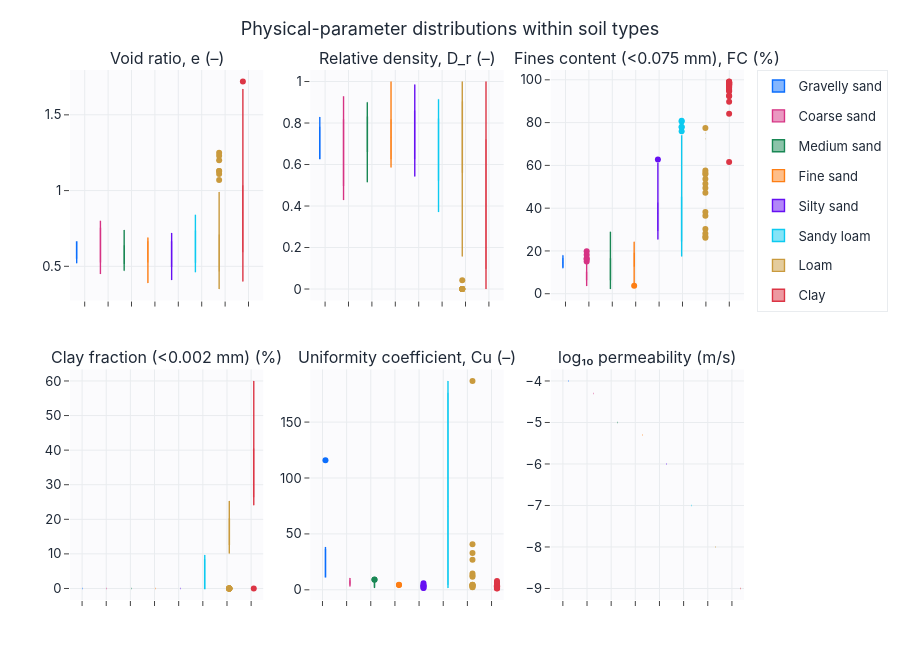

The cell this chart's notebook holds for it:
### Markdown cell above
## Распределения физических параметров внутри типов грунта

### Code cell
cols = ["e", "D_r", "fines_content", "clay_fraction", "Cu", "log10_permeability"]
box_grid(meta, value_cols=cols, group_col="soil_type", group_order=soil_present,
         group_labels=SOIL_DISPLAY_NAMES_EN, titles=[FEATURE_AXIS_LABELS_EN.get(c, c) for c in cols],
         n_cols=3, title="Physical-parameter distributions within soil types",
         save=SAVE_FIGS, fig_id="1_2_params_by_soil").show()

### Figure 1 — Plotly figure (JSON) as saved in the notebook; plotly's stock layout.template omitted (floating-point values rounded to 4 significant figures; data arrays with more than 128 entries replaced by an {"elided": "..."} marker saying what was removed)
{"data": [{"boxmean": true, "legendgroup": "Gravelly sand", "line": {"width": 1.4}, "marker": {"color": "#0b6efd"}, "name": "Gravelly sand", "showlegend": true, "type": "box", "xaxis": "x", "y": [0.66, 0.66, 0.66, 0.66, 0.66, 0.52, 0.52], "yaxis": "y"}, {"boxmean": true, "legendgroup": "Coarse sand", "line": {"width": 1.4}, "marker": {"color": "#d63384"}, "name": "Coarse sand", "showlegend": true, "type": "box", "xaxis": "x", "y": [0.63, 0.63, 0.63, 0.63, 0.63, 0.63, 0.75, 0.75, 0.75, 0.75, 0.75, 0.75, 0.53, 0.53, 0.53, 0.53, 0.53, 0.53, 0.61, 0.61, 0.61, 0.61, 0.61, 0.61, 0.45, 0.45, 0.45, 0.45, 0.45, 0.45, 0.66, 0.5, 0.61, 0.67, 0.66, 0.8, 0.79, 0.79, 0.8, 0.79, 0.8, 0.66, 0.67, 0.66, 0.67, 0.45, 0.45, 0.45, 0.45, 0.45, 0.45, 0.63, 0.63, 0.63, 0.63, 0.63, 0.63, 0.75, 0.75, 0.75, 0.75, 0.75, 0.75, 0.61, 0.61, 0.61, 0.61, 0.61, 0.61], "yaxis": "y"}, {"boxmean": true, "legendgroup": "Medium sand", "line": {"width": 1.4}, "marker": {"color": "#198754"}, "name": "Medium sand", "showlegend": true, "type": "box", "xaxis": "x", "y": [0.52, 0.52, 0.52, 0.52, 0.52, 0.52, 0.64, 0.64, 0.64, 0.64, 0.64, 0.64, 0.74, 0.74, 0.74, 0.74, 0.74, 0.74, 0.52, 0.52, 0.52, 0.52, 0.52, 0.52, 0.53, 0.53, 0.53, 0.53, 0.53, 0.53, 0.62, 0.62, 0.62, 0.62, 0.62, 0.62, 0.74, 0.52, 0.52, 0.59, 0.6, 0.59, 0.47, 0.6, 0.59, 0.59, 0.6, 0.47, 0.59, 0.6, 0.47, 0.6, 0.6, 0.47, 0.59, 0.47, 0.47, 0.5, 0.62, 0.62, 0.6, 0.49, 0.48, 0.53, 0.53, 0.53, 0.53, 0.53, 0.53, 0.49, 0.49, 0.49, 0.49, 0.49, 0.49, 0.64, 0.64, 0.64, 0.64, 0.64, 0.64, 0.74, 0.74, 0.74, 0.74, 0.74, 0.74, 0.52, 0.52, 0.52, 0.52, 0.52, 0.52, 0.53, 0.53, 0.53, 0.53, 0.53, 0.53], "yaxis": "y"}, {"boxmean": true, "legendgroup": "Fine sand", "line": {"width": 1.4}, "marker": {"color": "#fd7e14"}, "name": "Fine sand", "showlegend": true, "type": "box", "xaxis": "x", "y": [0.69, 0.69, 0.69, 0.69, 0.69, 0.69, 0.53, 0.53, 0.53, 0.53, 0.53, 0.53, 0.65, 0.65, 0.65, 0.65, 0.65, 0.65, 0.52, 0.52, 0.69, 0.69, 0.69, 0.69, 0.69, 0.69, 0.66, 0.66, 0.66, 0.66, 0.66, 0.66, 0.5, 0.53, 0.53, 0.5, 0.53, 0.5, 0.53, 0.5, 0.53, 0.5, 0.5, 0.53, 0.39, 0.4, 0.65, 0.64, 0.64, 0.65, 0.55, 0.55, 0.64, 0.65, 0.56, 0.55, 0.55, 0.55, 0.54, 0.55, 0.56, 0.55, 0.54, 0.54, 0.54, 0.54, 0.54, 0.54, 0.54, 0.54, 0.57, 0.57, 0.57, 0.57, 0.57, 0.57, 0.69, 0.69, 0.69, 0.69, 0.69, 0.69, 0.53, 0.53, 0.53, 0.53, 0.53, 0.53], "yaxis": "y"}, {"boxmean": true, "legendgroup": "Silty sand", "line": {"width": 1.4}, "marker": {"color": "#6610f2"}, "name": "Silty sand", "showlegend": true, "type": "box", "xaxis": "x", "y": [0.72, 0.72, 0.72, 0.72, 0.72, 0.72, 0.66, 0.66, 0.66, 0.66, 0.66, 0.66, 0.53, 0.53, 0.53, 0.53, 0.53, 0.53, 0.48, 0.48, 0.48, 0.48, 0.48, 0.48, 0.55, 0.55, 0.55, 0.55, 0.55, 0.55, 0.41, 0.5, 0.5, 0.5, 0.5, 0.5, 0.5], "yaxis": "y"}, {"boxmean": true, "legendgroup": "Sandy loam", "line": {"width": 1.4}, "marker": {"color": "#0dcaf0"}, "name": "Sandy loam", "showlegend": true, "type": "box", "xaxis": "x", "y": [0.57, 0.64, 0.79, 0.81, 0.84, 0.78, 0.67, 0.7, 0.7, 0.66, 0.61, 0.7, 0.53, 0.54, 0.55, 0.61, 0.5, 0.48, 0.55, 0.46, 0.55, 0.5, 0.47, 0.67, 0.74, 0.79, 0.75, 0.71, 0.7, 0.73, 0.79, 0.73, 0.75, 0.68, 0.74, 0.51, 0.48, 0.55, 0.52, 0.47, 0.51], "yaxis": "y"}, {"boxmean": true, "legendgroup": "Loam", "line": {"width": 1.4}, "marker": {"color": "#c99a3d"}, "name": "Loam", "showlegend": true, "type": "box", "xaxis": "x", "y": {"elided": "164 float values"}, "yaxis": "y"}, {"boxmean": true, "legendgroup": "Clay", "line": {"width": 1.4}, "marker": {"color": "#dc3545"}, "name": "Clay", "showlegend": true, "type": "box", "xaxis": "x", "y": {"elided": "161 float values"}, "yaxis": "y"}, {"boxmean": true, "legendgroup": "Gravelly sand", "line": {"width": 1.4}, "marker": {"color": "#0b6efd"}, "name": "Gravelly sand", "showlegend": false, "type": "box", "xaxis": "x2", "y": [0.6286, 0.6286, 0.6286, 0.6286, 0.6286, 0.8286, 0.8286], "yaxis": "y2"}, {"boxmean": true, "legendgroup": "Coarse sand", "line": {"width": 1.4}, "marker": {"color": "#d63384"}, "name": "Coarse sand", "showlegend": false, "type": "box", "xaxis": "x2", "y": [0.6714, 0.6714, 0.6714, 0.6714, 0.6714, 0.6714, 0.5, 0.5, 0.5, 0.5, 0.5, 0.5, 0.8143, 0.8143, 0.8143, 0.8143, 0.8143, 0.8143, 0.7, 0.7, 0.7, 0.7, 0.7, 0.7, 0.9286, 0.9286, 0.9286, 0.9286, 0.9286, 0.9286, 0.6286, 0.8571, 0.7, 0.6143, 0.6286, 0.4286, 0.4429, 0.4429, 0.4286, 0.4429, 0.4286, 0.6286, 0.6143, 0.6286, 0.6143, 0.9286, 0.9286, 0.9286, 0.9286, 0.9286, 0.9286, 0.6714, 0.6714, 0.6714, 0.6714, 0.6714, 0.6714, 0.5, 0.5, 0.5, 0.5, 0.5, 0.5, 0.7, 0.7, 0.7, 0.7, 0.7, 0.7], "yaxis": "y2"}, {"boxmean": true, "legendgroup": "Medium sand", "line": {"width": 1.4}, "marker": {"color": "#198754"}, "name": "Medium sand", "showlegend": false, "type": "box", "xaxis": "x2", "y": [0.8286, 0.8286, 0.8286, 0.8286, 0.8286, 0.8286, 0.6571, 0.6571, 0.6571, 0.6571, 0.6571, 0.6571, 0.5143, 0.5143, 0.5143, 0.5143, 0.5143, 0.5143, 0.8286, 0.8286, 0.8286, 0.8286, 0.8286, 0.8286, 0.8143, 0.8143, 0.8143, 0.8143, 0.8143, 0.8143, 0.6857, 0.6857, 0.6857, 0.6857, 0.6857, 0.6857, 0.5143, 0.8286, 0.8286, 0.7286, 0.7143, 0.7286, 0.9, 0.7143, 0.7286, 0.7286, 0.7143, 0.9, 0.7286, 0.7143, 0.9, 0.7143, 0.7143, 0.9, 0.7286, 0.9, 0.9, 0.8571, 0.6857, 0.6857, 0.7143, 0.8714, 0.8857, 0.8143, 0.8143, 0.8143, 0.8143, 0.8143, 0.8143, 0.8714, 0.8714, 0.8714, 0.8714, 0.8714, 0.8714, 0.6571, 0.6571, 0.6571, 0.6571, 0.6571, 0.6571, 0.5143, 0.5143, 0.5143, 0.5143, 0.5143, 0.5143, 0.8286, 0.8286, 0.8286, 0.8286, 0.8286, 0.8286, 0.8143, 0.8143, 0.8143, 0.8143, 0.8143, 0.8143], "yaxis": "y2"}, {"boxmean": true, "legendgroup": "Fine sand", "line": {"width": 1.4}, "marker": {"color": "#fd7e14"}, "name": "Fine sand", "showlegend": false, "type": "box", "xaxis": "x2", "y": [0.5857, 0.5857, 0.5857, 0.5857, 0.5857, 0.5857, 0.8143, 0.8143, 0.8143, 0.8143, 0.8143, 0.8143, 0.6429, 0.6429, 0.6429, 0.6429, 0.6429, 0.6429, 0.8286, 0.8286, 0.5857, 0.5857, 0.5857, 0.5857, 0.5857, 0.5857, 0.6286, 0.6286, 0.6286, 0.6286, 0.6286, 0.6286, 0.8571, 0.8143, 0.8143, 0.8571, 0.8143, 0.8571, 0.8143, 0.8571, 0.8143, 0.8571, 0.8571, 0.8143, 1.0, 1.0, 0.6429, 0.6571, 0.6571, 0.6429, 0.7857, 0.7857, 0.6571, 0.6429, 0.7714, 0.7857, 0.7857, 0.7857, 0.8, 0.7857, 0.7714, 0.7857, 0.8, 0.8, 0.8, 0.8, 0.8, 0.8, 0.8, 0.8, 0.7571, 0.7571, 0.7571, 0.7571, 0.7571, 0.7571, 0.5857, 0.5857, 0.5857, 0.5857, 0.5857, 0.5857, 0.8143, 0.8143, 0.8143, 0.8143, 0.8143, 0.8143], "yaxis": "y2"}, {"boxmean": true, "legendgroup": "Silty sand", "line": {"width": 1.4}, "marker": {"color": "#6610f2"}, "name": "Silty sand", "showlegend": false, "type": "box", "xaxis": "x2", "y": [0.5429, 0.5429, 0.5429, 0.5429, 0.5429, 0.5429, 0.6286, 0.6286, 0.6286, 0.6286, 0.6286, 0.6286, 0.8143, 0.8143, 0.8143, 0.8143, 0.8143, 0.8143, 0.8857, 0.8857, 0.8857, 0.8857, 0.8857, 0.8857, 0.7857, 0.7857, 0.7857, 0.7857, 0.7857, 0.7857, 0.9857, 0.8571, 0.8571, 0.8571, 0.8571, 0.8571, 0.8571], "yaxis": "y2"}, {"boxmean": true, "legendgroup": "Sandy loam", "line": {"width": 1.4}, "marker": {"color": "#0dcaf0"}, "name": "Sandy loam", "showlegend": false, "type": "box", "xaxis": "x2", "y": [0.7571, 0.6571, 0.4429, 0.4143, 0.3714, 0.4571, 0.6143, 0.5714, 0.5714, 0.6286, 0.7, 0.5714, 0.8143, 0.8, 0.7857, 0.7, 0.8571, 0.8857, 0.7857, 0.9143, 0.7857, 0.8571, 0.9, 0.6143, 0.5143, 0.4429, 0.5, 0.5571, 0.5714, 0.5286, 0.4429, 0.5286, 0.5, 0.6, 0.5143, 0.8429, 0.8857, 0.7857, 0.8286, 0.9, 0.8429], "yaxis": "y2"}, {"boxmean": true, "legendgroup": "Loam", "line": {"width": 1.4}, "marker": {"color": "#c99a3d"}, "name": "Loam", "showlegend": false, "type": "box", "xaxis": "x2", "y": {"elided": "164 float values"}, "yaxis": "y2"}, {"boxmean": true, "legendgroup": "Clay", "line": {"width": 1.4}, "marker": {"color": "#dc3545"}, "name": "Clay", "showlegend": false, "type": "box", "xaxis": "x2", "y": {"elided": "161 float values"}, "yaxis": "y2"}, {"boxmean": true, "legendgroup": "Gravelly sand", "line": {"width": 1.4}, "marker": {"color": "#0b6efd"}, "name": "Gravelly sand", "showlegend": false, "type": "box", "xaxis": "x3", "y": [14.4, 13.7, 12.3, 17.0, 18.0, 11.9, 13.9], "yaxis": "y3"}, {"boxmean": true, "legendgroup": "Coarse sand", "line": {"width": 1.4}, "marker": {"color": "#d63384"}, "name": "Coarse sand", "showlegend": false, "type": "box", "xaxis": "x3", "y": [6.9, 5.6, 9.9, 7.4, 12.8, 7.6, 18.2, 14.9, 19.9, 16.6, 15.1, 9.2, 9.2, 8.4, 8.3, 6.1, 5.7, 6.6, 6.8, 10.3, 12.6, 7.3, 8.3, 7.1, 10.5, 10.0, 9.4, 8.5, 12.7, 9.7, 5.1, 6.6, 7.6, 7.9, 10.4, 10.5, 6.8, 8.2, 9.7, 7.4, 7.4, 6.6, 6.2, 9.6, 6.2, 9.7, 13.4, 9.2, 8.5, 7.8, 11.9, 8.0, 5.6, 9.1, 5.5, 3.6, 6.9, 5.0, 5.2, 5.6, 8.6, 6.4, 16.1, 4.7, 5.7, 13.3, 9.4, 4.3, 7.7], "yaxis": "y3"}, {"boxmean": true, "legendgroup": "Medium sand", "line": {"width": 1.4}, "marker": {"color": "#198754"}, "name": "Medium sand", "showlegend": false, "type": "box", "xaxis": "x3", "y": [22.0, 17.9, 22.6, 24.0, 10.7, 23.9, 6.4, 10.3, 7.0, 4.4, 8.1, 9.2, 3.2, 11.2, 12.6, 15.1, 14.3, 17.3, 4.9, 6.2, 10.5, 12.7, 10.8, 14.5, 7.7, 6.1, 17.6, 9.8, 19.5, 14.3, 21.6, 17.8, 15.4, 17.0, 18.1, 6.6, 27.4, 3.8, 25.2, 19.1, 6.7, 29.0, 14.7, 8.3, 23.2, 13.8, 7.4, 6.1, 21.6, 4.4, 12.4, 8.0, 8.8, 8.1, 13.7, 9.0, 8.5, 6.6, 6.4, 10.5, 6.6, 10.8, 17.5, 14.7, 17.9, 20.4, 24.0, 19.0, 16.6, 17.9, 13.9, 11.1, 12.8, 11.0, 7.5, 5.6, 5.3, 7.3, 4.6, 4.8, 8.8, 5.1, 4.7, 2.2, 3.0, 11.8, 3.3, 6.6, 3.9, 6.8, 4.8, 4.8, 4.5, 4.9, 8.1, 8.4, 13.1, 6.7, 8.6], "yaxis": "y3"}, {"boxmean": true, "legendgroup": "Fine sand", "line": {"width": 1.4}, "marker": {"color": "#fd7e14"}, "name": "Fine sand", "showlegend": false, "type": "box", "xaxis": "x3", "y": [20.3, 16.3, 13.8, 6.7, 18.8, 13.7, 9.9, 18.6, 14.8, 20.9, 18.0, 17.3, 16.3, 18.8, 23.4, 15.4, 14.9, 17.6, 8.4, 12.6, 12.0, 20.6, 20.5, 9.4, 14.5, 17.4, 23.7, 22.5, 23.3, 22.5, 18.8, 22.6, 15.9, 18.8, 17.5, 23.1, 16.9, 20.4, 22.0, 13.4, 24.1, 24.3, 18.1, 23.5, 12.1, 16.0, 4.2, 3.7, 5.9, 4.5, 17.7, 15.4, 4.7, 6.5, 12.1, 10.3, 12.5, 13.6, 16.9, 15.7, 12.3, 12.7, 23.4, 21.6, 14.6, 18.0, 13.9, 11.4, 14.6, 13.1, 19.3, 14.8, 18.0, 17.7, 16.0, 23.4, 16.6, 16.1, 16.7, 12.4, 12.3, 13.3, 18.2, 16.8, 12.2, 21.3, 18.9, 17.5], "yaxis": "y3"}, {"boxmean": true, "legendgroup": "Silty sand", "line": {"width": 1.4}, "marker": {"color": "#6610f2"}, "name": "Silty sand", "showlegend": false, "type": "box", "xaxis": "x3", "y": [37.4, 36.6, 48.0, 51.7, 39.3, 39.3, 38.3, 26.7, 30.2, 29.8, 62.8, 30.6, 42.0, 42.8, 27.8, 34.5, 42.1, 61.2, 39.6, 36.6, 25.5, 36.9, 43.7, 36.5, 29.0, 38.1, 36.7, 50.0, 42.9, 39.9, 47.4, 26.7, 26.1, 26.7, 25.4, 29.0, 33.9], "yaxis": "y3"}, {"boxmean": true, "legendgroup": "Sandy loam", "line": {"width": 1.4}, "marker": {"color": "#0dcaf0"}, "name": "Sandy loam", "showlegend": false, "type": "box", "xaxis": "x3", "y": [45.0, 45.0, 45.0, 45.0, 45.0, 45.0, 45.0, 45.0, 45.0, 45.0, 45.0, 45.0, 30.2, 29.9, 26.7, 34.5, 26.5, 23.7, 24.4, 21.7, 23.4, 24.8, 23.8, 45.0, 45.0, 45.0, 45.0, 45.0, 45.0, 78.1, 80.9, 80.5, 77.8, 74.1, 76.0, 19.4, 17.4, 26.6, 19.2, 21.4, 22.0], "yaxis": "y3"}, {"boxmean": true, "legendgroup": "Loam", "line": {"width": 1.4}, "marker": {"color": "#c99a3d"}, "name": "Loam", "showlegend": false, "type": "box", "xaxis": "x3", "y": {"elided": "164 float values"}, "yaxis": "y3"}, {"boxmean": true, "legendgroup": "Clay", "line": {"width": 1.4}, "marker": {"color": "#dc3545"}, "name": "Clay", "showlegend": false, "type": "box", "xaxis": "x3", "y": {"elided": "161 float values"}, "yaxis": "y3"}, {"boxmean": true, "legendgroup": "Gravelly sand", "line": {"width": 1.4}, "marker": {"color": "#0b6efd"}, "name": "Gravelly sand", "showlegend": false, "type": "box", "xaxis": "x4", "y": [0.0, 0.0, 0.0, 0.0, 0.0, 0.0, 0.0], "yaxis": "y4"}, {"boxmean": true, "legendgroup": "Coarse sand", "line": {"width": 1.4}, "marker": {"color": "#d63384"}, "name": "Coarse sand", "showlegend": false, "type": "box", "xaxis": "x4", "y": [0.0, 0.0, 0.0, 0.0, 0.0, 0.0, 0.0, 0.0, 0.0, 0.0, 0.0, 0.0, 0.0, 0.0, 0.0, 0.0, 0.0, 0.0, 0.0, 0.0, 0.0, 0.0, 0.0, 0.0, 0.0, 0.0, 0.0, 0.0, 0.0, 0.0, 0.0, 0.0, 0.0, 0.0, 0.0, 0.0, 0.0, 0.0, 0.0, 0.0, 0.0, 0.0, 0.0, 0.0, 0.0, 0.0, 0.0, 0.0, 0.0, 0.0, 0.0, 0.0, 0.0, 0.0, 0.0, 0.0, 0.0, 0.0, 0.0, 0.0, 0.0, 0.0, 0.0, 0.0, 0.0, 0.0, 0.0, 0.0, 0.0], "yaxis": "y4"}, {"boxmean": true, "legendgroup": "Medium sand", "line": {"width": 1.4}, "marker": {"color": "#198754"}, "name": "Medium sand", "showlegend": false, "type": "box", "xaxis": "x4", "y": [0.0, 0.0, 0.0, 0.0, 0.0, 0.0, 0.0, 0.0, 0.0, 0.0, 0.0, 0.0, 0.0, 0.0, 0.0, 0.0, 0.0, 0.0, 0.0, 0.0, 0.0, 0.0, 0.0, 0.0, 0.0, 0.0, 0.0, 0.0, 0.0, 0.0, 0.0, 0.0, 0.0, 0.0, 0.0, 0.0, 0.0, 0.0, 0.0, 0.0, 0.0, 0.0, 0.0, 0.0, 0.0, 0.0, 0.0, 0.0, 0.0, 0.0, 0.0, 0.0, 0.0, 0.0, 0.0, 0.0, 0.0, 0.0, 0.0, 0.0, 0.0, 0.0, 0.0, 0.0, 0.0, 0.0, 0.0, 0.0, 0.0, 0.0, 0.0, 0.0, 0.0, 0.0, 0.0, 0.0, 0.0, 0.0, 0.0, 0.0, 0.0, 0.0, 0.0, 0.0, 0.0, 0.0, 0.0, 0.0, 0.0, 0.0, 0.0, 0.0, 0.0, 0.0, 0.0, 0.0, 0.0, 0.0, 0.0], "yaxis": "y4"}, {"boxmean": true, "legendgroup": "Fine sand", "line": {"width": 1.4}, "marker": {"color": "#fd7e14"}, "name": "Fine sand", "showlegend": false, "type": "box", "xaxis": "x4", "y": [0.0, 0.0, 0.0, 0.0, 0.0, 0.0, 0.0, 0.0, 0.0, 0.0, 0.0, 0.0, 0.0, 0.0, 0.0, 0.0, 0.0, 0.0, 0.0, 0.0, 0.0, 0.0, 0.0, 0.0, 0.0, 0.0, 0.0, 0.0, 0.0, 0.0, 0.0, 0.0, 0.0, 0.0, 0.0, 0.0, 0.0, 0.0, 0.0, 0.0, 0.0, 0.0, 0.0, 0.0, 0.0, 0.0, 0.0, 0.0, 0.0, 0.0, 0.0, 0.0, 0.0, 0.0, 0.0, 0.0, 0.0, 0.0, 0.0, 0.0, 0.0, 0.0, 0.0, 0.0, 0.0, 0.0, 0.0, 0.0, 0.0, 0.0, 0.0, 0.0, 0.0, 0.0, 0.0, 0.0, 0.0, 0.0, 0.0, 0.0, 0.0, 0.0, 0.0, 0.0, 0.0, 0.0, 0.0, 0.0], "yaxis": "y4"}, {"boxmean": true, "legendgroup": "Silty sand", "line": {"width": 1.4}, "marker": {"color": "#6610f2"}, "name": "Silty sand", "showlegend": false, "type": "box", "xaxis": "x4", "y": [0.0, 0.0, 0.0, 0.0, 0.0, 0.0, 0.0, 0.0, 0.0, 0.0, 0.0, 0.0, 0.0, 0.0, 0.0, 0.0, 0.0, 0.0, 0.0, 0.0, 0.0, 0.0, 0.0, 0.0, 0.0, 0.0, 0.0, 0.0, 0.0, 0.0, 0.0, 0.0, 0.0, 0.0, 0.0, 0.0, 0.0], "yaxis": "y4"}, {"boxmean": true, "legendgroup": "Sandy loam", "line": {"width": 1.4}, "marker": {"color": "#0dcaf0"}, "name": "Sandy loam", "showlegend": false, "type": "box", "xaxis": "x4", "y": [8.82, 9.24, 8.26, 8.96, 8.96, 8.68, 8.26, 7.7, 7.56, 7.28, 8.82, 9.66, 0.0, 0.0, 0.0, 0.0, 0.0, 0.0, 0.0, 0.0, 0.0, 0.0, 0.0, 6.72, 8.26, 5.46, 6.72, 7.0, 9.52, 0.0, 0.0, 0.0, 0.0, 0.0, 0.0, 0.0, 0.0, 0.0, 0.0, 0.0, 0.0], "yaxis": "y4"}, {"boxmean": true, "legendgroup": "Loam", "line": {"width": 1.4}, "marker": {"color": "#c99a3d"}, "name": "Loam", "showlegend": false, "type": "box", "xaxis": "x4", "y": {"elided": "164 float values"}, "yaxis": "y4"}, {"boxmean": true, "legendgroup": "Clay", "line": {"width": 1.4}, "marker": {"color": "#dc3545"}, "name": "Clay", "showlegend": false, "type": "box", "xaxis": "x4", "y": {"elided": "161 float values"}, "yaxis": "y4"}, {"boxmean": true, "legendgroup": "Gravelly sand", "line": {"width": 1.4}, "marker": {"color": "#0b6efd"}, "name": "Gravelly sand", "showlegend": false, "type": "box", "xaxis": "x5", "y": [29.31, 27.77, 11.12, 11.22, 12.64, 115.8, 38.2], "yaxis": "y5"}, {"boxmean": true, "legendgroup": "Coarse sand", "line": {"width": 1.4}, "marker": {"color": "#d63384"}, "name": "Coarse sand", "showlegend": false, "type": "box", "xaxis": "x5", "y": [3.582, 3.047, 7.359, 5.961, 10.56, 5.326, 8.609, 9.244, 9.719, 8.94, 7.956, 8.149, 9.765, 7.458, 8.752, 5.091, 4.782, 8.419, 5.215, 7.805, 7.97, 6.036, 5.407, 5.315, 8.612, 8.393, 7.647, 6.516, 10.39, 9.794, 5.663, 3.835, 5.909, 5.854, 6.834, 7.14, 6.069, 6.408, 7.115, 5.759, 7.086, 5.155, 5.577, 7.118, 5.42, 6.671, 9.334, 5.929, 4.903, 5.227, 7.621, 6.37, 3.91, 6.684, 3.991, 3.346, 3.989, 3.601, 4.06, 4.119, 7.749, 3.722, 8.585, 3.199, 5.114, 8.864, 6.416, 4.739, 5.419], "yaxis": "y5"}, {"boxmean": true, "legendgroup": "Medium sand", "line": {"width": 1.4}, "marker": {"color": "#198754"}, "name": "Medium sand", "showlegend": false, "type": "box", "xaxis": "x5", "y": [5.434, 6.022, 4.887, 6.306, 5.363, 9.141, 2.981, 3.969, 3.127, 3.078, 3.683, 5.443, 2.706, 6.502, 7.14, 6.582, 5.538, 7.687, 3.999, 3.821, 5.186, 6.749, 4.701, 5.51, 3.751, 3.882, 5.069, 3.367, 4.674, 3.999, 6.463, 4.255, 8.111, 4.313, 4.725, 3.384, 5.097, 2.801, 4.977, 6.061, 3.973, 7.267, 6.169, 3.065, 5.369, 7.089, 3.374, 3.465, 5.633, 3.766, 5.526, 3.221, 3.134, 3.33, 7.908, 5.687, 3.287, 3.766, 3.627, 4.225, 4.109, 4.386, 8.895, 3.717, 4.573, 6.863, 5.194, 6.723, 5.292, 4.299, 4.374, 3.286, 3.807, 3.423, 3.056, 3.664, 2.892, 3.336, 3.235, 3.094, 4.356, 2.085, 2.71, 1.725, 2.675, 6.509, 2.257, 3.49, 3.589, 3.45, 2.826, 3.268, 3.363, 3.817, 3.355, 3.96, 5.129, 3.693, 3.681], "yaxis": "y5"}, {"boxmean": true, "legendgroup": "Fine sand", "line": {"width": 1.4}, "marker": {"color": "#fd7e14"}, "name": "Fine sand", "showlegend": false, "type": "box", "xaxis": "x5", "y": [4.457, 2.799, 3.045, 2.276, 3.177, 3.363, 2.972, 2.34, 3.632, 2.91, 3.782, 3.267, 2.356, 2.948, 2.768, 2.398, 3.508, 3.578, 1.981, 2.606, 2.39, 2.668, 2.626, 2.099, 2.972, 2.5, 3.081, 3.016, 3.162, 3.044, 2.475, 2.479, 2.392, 3.052, 2.999, 2.929, 2.84, 2.576, 3.081, 2.12, 2.637, 2.478, 2.704, 2.923, 2.426, 2.795, 1.969, 1.851, 1.881, 2.015, 2.215, 2.088, 2.114, 2.065, 2.053, 1.98, 1.962, 2.043, 2.337, 2.183, 2.175, 2.182, 2.385, 2.34, 2.898, 3.337, 3.245, 2.488, 3.347, 3.024, 3.153, 2.871, 2.432, 2.931, 2.562, 4.247, 3.453, 3.224, 3.877, 3.134, 2.748, 2.423, 2.25, 3.052, 3.908, 3.374, 2.84, 3.179], "yaxis": "y5"}, {"boxmean": true, "legendgroup": "Silty sand", "line": {"width": 1.4}, "marker": {"color": "#6610f2"}, "name": "Silty sand", "showlegend": false, "type": "box", "xaxis": "x5", "y": [2.402, 2.389, 2.235, 2.094, 2.361, 2.363, 3.651, 3.415, 3.975, 2.981, 1.736, 5.872, 2.591, 2.465, 2.588, 2.846, 2.31, 1.762, 2.534, 2.803, 2.641, 3.045, 2.339, 2.426, 2.411, 2.74, 2.448, 2.192, 2.282, 2.777, 2.186, 2.389, 2.381, 2.424, 2.381, 2.411, 2.45], "yaxis": "y5"}, {"boxmean": true, "legendgroup": "Sandy loam", "line": {"width": 1.4}, "marker": {"color": "#0dcaf0"}, "name": "Sandy loam", "showlegend": false, "type": "box", "xaxis": "x5", "y": [5.0, 5.0, 5.0, 5.0, 5.0, 5.0, 5.0, 5.0, 5.0, 5.0, 5.0, 5.0, 175.6, 181.4, 147.1, 184.5, 160.6, 178.3, 182.0, 180.2, 182.4, 186.8, 183.3, 5.0, 5.0, 5.0, 5.0, 5.0, 5.0, 1.559, 1.535, 1.538, 1.561, 1.596, 1.578, 175.5, 157.1, 166.2, 167.0, 183.0, 170.7], "yaxis": "y5"}, {"boxmean": true, "legendgroup": "Loam", "line": {"width": 1.4}, "marker": {"color": "#c99a3d"}, "name": "Loam", "showlegend": false, "type": "box", "xaxis": "x5", "y": {"elided": "164 float values"}, "yaxis": "y5"}, {"boxmean": true, "legendgroup": "Clay", "line": {"width": 1.4}, "marker": {"color": "#dc3545"}, "name": "Clay", "showlegend": false, "type": "box", "xaxis": "x5", "y": {"elided": "161 float values"}, "yaxis": "y5"}, {"boxmean": true, "legendgroup": "Gravelly sand", "line": {"width": 1.4}, "marker": {"color": "#0b6efd"}, "name": "Gravelly sand", "showlegend": false, "type": "box", "xaxis": "x6", "y": [-4.0, -4.0, -4.0, -4.0, -4.0, -4.0, -4.0], "yaxis": "y6"}, {"boxmean": true, "legendgroup": "Coarse sand", "line": {"width": 1.4}, "marker": {"color": "#d63384"}, "name": "Coarse sand", "showlegend": false, "type": "box", "xaxis": "x6", "y": [-4.301, -4.301, -4.301, -4.301, -4.301, -4.301, -4.301, -4.301, -4.301, -4.301, -4.301, -4.301, -4.301, -4.301, -4.301, -4.301, -4.301, -4.301, -4.301, -4.301, -4.301, -4.301, -4.301, -4.301, -4.301, -4.301, -4.301, -4.301, -4.301, -4.301, -4.301, -4.301, -4.301, -4.301, -4.301, -4.301, -4.301, -4.301, -4.301, -4.301, -4.301, -4.301, -4.301, -4.301, -4.301, -4.301, -4.301, -4.301, -4.301, -4.301, -4.301, -4.301, -4.301, -4.301, -4.301, -4.301, -4.301, -4.301, -4.301, -4.301, -4.301, -4.301, -4.301, -4.301, -4.301, -4.301, -4.301, -4.301, -4.301], "yaxis": "y6"}, {"boxmean": true, "legendgroup": "Medium sand", "line": {"width": 1.4}, "marker": {"color": "#198754"}, "name": "Medium sand", "showlegend": false, "type": "box", "xaxis": "x6", "y": [-5.0, -5.0, -5.0, -5.0, -5.0, -5.0, -5.0, -5.0, -5.0, -5.0, -5.0, -5.0, -5.0, -5.0, -5.0, -5.0, -5.0, -5.0, -5.0, -5.0, -5.0, -5.0, -5.0, -5.0, -5.0, -5.0, -5.0, -5.0, -5.0, -5.0, -5.0, -5.0, -5.0, -5.0, -5.0, -5.0, -5.0, -5.0, -5.0, -5.0, -5.0, -5.0, -5.0, -5.0, -5.0, -5.0, -5.0, -5.0, -5.0, -5.0, -5.0, -5.0, -5.0, -5.0, -5.0, -5.0, -5.0, -5.0, -5.0, -5.0, -5.0, -5.0, -5.0, -5.0, -5.0, -5.0, -5.0, -5.0, -5.0, -5.0, -5.0, -5.0, -5.0, -5.0, -5.0, -5.0, -5.0, -5.0, -5.0, -5.0, -5.0, -5.0, -5.0, -5.0, -5.0, -5.0, -5.0, -5.0, -5.0, -5.0, -5.0, -5.0, -5.0, -5.0, -5.0, -5.0, -5.0, -5.0, -5.0], "yaxis": "y6"}, {"boxmean": true, "legendgroup": "Fine sand", "line": {"width": 1.4}, "marker": {"color": "#fd7e14"}, "name": "Fine sand", "showlegend": false, "type": "box", "xaxis": "x6", "y": [-5.301, -5.301, -5.301, -5.301, -5.301, -5.301, -5.301, -5.301, -5.301, -5.301, -5.301, -5.301, -5.301, -5.301, -5.301, -5.301, -5.301, -5.301, -5.301, -5.301, -5.301, -5.301, -5.301, -5.301, -5.301, -5.301, -5.301, -5.301, -5.301, -5.301, -5.301, -5.301, -5.301, -5.301, -5.301, -5.301, -5.301, -5.301, -5.301, -5.301, -5.301, -5.301, -5.301, -5.301, -5.301, -5.301, -5.301, -5.301, -5.301, -5.301, -5.301, -5.301, -5.301, -5.301, -5.301, -5.301, -5.301, -5.301, -5.301, -5.301, -5.301, -5.301, -5.301, -5.301, -5.301, -5.301, -5.301, -5.301, -5.301, -5.301, -5.301, -5.301, -5.301, -5.301, -5.301, -5.301, -5.301, -5.301, -5.301, -5.301, -5.301, -5.301, -5.301, -5.301, -5.301, -5.301, -5.301, -5.301], "yaxis": "y6"}, {"boxmean": true, "legendgroup": "Silty sand", "line": {"width": 1.4}, "marker": {"color": "#6610f2"}, "name": "Silty sand", "showlegend": false, "type": "box", "xaxis": "x6", "y": [-6.0, -6.0, -6.0, -6.0, -6.0, -6.0, -6.0, -6.0, -6.0, -6.0, -6.0, -6.0, -6.0, -6.0, -6.0, -6.0, -6.0, -6.0, -6.0, -6.0, -6.0, -6.0, -6.0, -6.0, -6.0, -6.0, -6.0, -6.0, -6.0, -6.0, -6.0, -6.0, -6.0, -6.0, -6.0, -6.0, -6.0], "yaxis": "y6"}, {"boxmean": true, "legendgroup": "Sandy loam", "line": {"width": 1.4}, "marker": {"color": "#0dcaf0"}, "name": "Sandy loam", "showlegend": false, "type": "box", "xaxis": "x6", "y": [-7.0, -7.0, -7.0, -7.0, -7.0, -7.0, -7.0, -7.0, -7.0, -7.0, -7.0, -7.0, -7.0, -7.0, -7.0, -7.0, -7.0, -7.0, -7.0, -7.0, -7.0, -7.0, -7.0, -7.0, -7.0, -7.0, -7.0, -7.0, -7.0, -7.0, -7.0, -7.0, -7.0, -7.0, -7.0, -7.0, -7.0, -7.0, -7.0, -7.0, -7.0], "yaxis": "y6"}, {"boxmean": true, "legendgroup": "Loam", "line": {"width": 1.4}, "marker": {"color": "#c99a3d"}, "name": "Loam", "showlegend": false, "type": "box", "xaxis": "x6", "y": {"elided": "164 float values"}, "yaxis": "y6"}, {"boxmean": true, "legendgroup": "Clay", "line": {"width": 1.4}, "marker": {"color": "#dc3545"}, "name": "Clay", "showlegend": false, "type": "box", "xaxis": "x6", "y": {"elided": "161 float values"}, "yaxis": "y6"}], "layout": {"annotations": [{"font": {"size": 16}, "showarrow": false, "text": "Void ratio, e (–)", "x": 0.1433, "xanchor": "center", "xref": "paper", "y": 1.0, "yanchor": "bottom", "yref": "paper"}, {"font": {"size": 16}, "showarrow": false, "text": "Relative density, D_r (–)", "x": 0.5, "xanchor": "center", "xref": "paper", "y": 1.0, "yanchor": "bottom", "yref": "paper"}, {"font": {"size": 16}, "showarrow": false, "text": "Fines content (<0.075 mm), FC (%)", "x": 0.8567, "xanchor": "center", "xref": "paper", "y": 1.0, "yanchor": "bottom", "yref": "paper"}, {"font": {"size": 16}, "showarrow": false, "text": "Clay fraction (<0.002 mm) (%)", "x": 0.1433, "xanchor": "center", "xref": "paper", "y": 0.435, "yanchor": "bottom", "yref": "paper"}, {"font": {"size": 16}, "showarrow": false, "text": "Uniformity coefficient, Cu (–)", "x": 0.5, "xanchor": "center", "xref": "paper", "y": 0.435, "yanchor": "bottom", "yref": "paper"}, {"font": {"size": 16}, "showarrow": false, "text": "log₁₀ permeability (m/s)", "x": 0.8567, "xanchor": "center", "xref": "paper", "y": 0.435, "yanchor": "bottom", "yref": "paper"}], "boxmode": "group", "height": 660, "title": {"text": "Physical-parameter distributions within soil types"}, "xaxis": {"anchor": "y", "domain": [0.0, 0.2867], "showticklabels": false}, "xaxis2": {"anchor": "y2", "domain": [0.3567, 0.6433], "showticklabels": false}, "xaxis3": {"anchor": "y3", "domain": [0.7133, 1.0], "showticklabels": false}, "xaxis4": {"anchor": "y4", "domain": [0.0, 0.2867], "showticklabels": false}, "xaxis5": {"anchor": "y5", "domain": [0.3567, 0.6433], "showticklabels": false}, "xaxis6": {"anchor": "y6", "domain": [0.7133, 1.0], "showticklabels": false}, "yaxis": {"anchor": "x", "domain": [0.565, 1.0]}, "yaxis2": {"anchor": "x2", "domain": [0.565, 1.0]}, "yaxis3": {"anchor": "x3", "domain": [0.565, 1.0]}, "yaxis4": {"anchor": "x4", "domain": [0.0, 0.435]}, "yaxis5": {"anchor": "x5", "domain": [0.0, 0.435]}, "yaxis6": {"anchor": "x6", "domain": [0.0, 0.435]}}}
